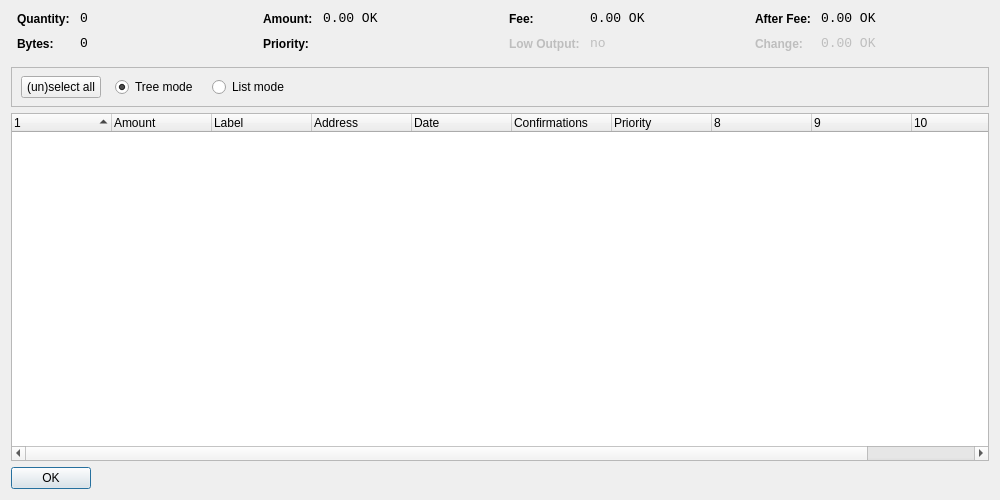
<?xml version="1.0" encoding="UTF-8"?>
<ui version="4.0">
 <class>CoinControlDialog</class>
 <widget class="QDialog" name="CoinControlDialog">
  <property name="geometry">
   <rect>
    <x>0</x>
    <y>0</y>
    <width>1000</width>
    <height>500</height>
   </rect>
  </property>
  <property name="windowTitle">
   <string>Coin Control</string>
  </property>
  <property name="styleSheet">
   <string notr="true"/>
  </property>
  <layout class="QVBoxLayout" name="verticalLayout">
   <item>
    <layout class="QHBoxLayout" name="horizontalLayoutTop" stretch="0,0,0,0">
     <property name="topMargin">
      <number>0</number>
     </property>
     <property name="bottomMargin">
      <number>10</number>
     </property>
     <item>
      <layout class="QFormLayout" name="formLayoutCoinControl1">
       <property name="horizontalSpacing">
        <number>10</number>
       </property>
       <property name="verticalSpacing">
        <number>10</number>
       </property>
       <property name="leftMargin">
        <number>6</number>
       </property>
       <property name="rightMargin">
        <number>6</number>
       </property>
       <item row="0" column="0">
        <widget class="QLabel" name="labelCoinControlQuantityText">
         <property name="styleSheet">
          <string notr="true">font-weight:bold;</string>
         </property>
         <property name="text">
          <string>Quantity:</string>
         </property>
        </widget>
       </item>
       <item row="0" column="1">
        <widget class="QLabel" name="labelCoinControlQuantity">
         <property name="font">
          <font>
           <family>Monospace</family>
           <pointsize>10</pointsize>
          </font>
         </property>
         <property name="cursor">
          <cursorShape>IBeamCursor</cursorShape>
         </property>
         <property name="contextMenuPolicy">
          <enum>Qt::ActionsContextMenu</enum>
         </property>
         <property name="text">
          <string notr="true">0</string>
         </property>
         <property name="textInteractionFlags">
          <set>Qt::LinksAccessibleByMouse|Qt::TextSelectableByKeyboard|Qt::TextSelectableByMouse</set>
         </property>
        </widget>
       </item>
       <item row="1" column="0">
        <widget class="QLabel" name="labelCoinControlBytesText">
         <property name="styleSheet">
          <string notr="true">font-weight:bold;</string>
         </property>
         <property name="text">
          <string>Bytes:</string>
         </property>
        </widget>
       </item>
       <item row="1" column="1">
        <widget class="QLabel" name="labelCoinControlBytes">
         <property name="font">
          <font>
           <family>Monospace</family>
           <pointsize>10</pointsize>
          </font>
         </property>
         <property name="cursor">
          <cursorShape>IBeamCursor</cursorShape>
         </property>
         <property name="contextMenuPolicy">
          <enum>Qt::ActionsContextMenu</enum>
         </property>
         <property name="text">
          <string notr="true">0</string>
         </property>
         <property name="textInteractionFlags">
          <set>Qt::LinksAccessibleByMouse|Qt::TextSelectableByKeyboard|Qt::TextSelectableByMouse</set>
         </property>
        </widget>
       </item>
      </layout>
     </item>
     <item>
      <layout class="QFormLayout" name="formLayoutCoinControl2">
       <property name="horizontalSpacing">
        <number>10</number>
       </property>
       <property name="verticalSpacing">
        <number>10</number>
       </property>
       <property name="leftMargin">
        <number>6</number>
       </property>
       <property name="rightMargin">
        <number>6</number>
       </property>
       <item row="0" column="0">
        <widget class="QLabel" name="labelCoinControlAmountText">
         <property name="styleSheet">
          <string notr="true">font-weight:bold;</string>
         </property>
         <property name="text">
          <string>Amount:</string>
         </property>
        </widget>
       </item>
       <item row="0" column="1">
        <widget class="QLabel" name="labelCoinControlAmount">
         <property name="font">
          <font>
           <family>Monospace</family>
           <pointsize>10</pointsize>
          </font>
         </property>
         <property name="cursor">
          <cursorShape>IBeamCursor</cursorShape>
         </property>
         <property name="contextMenuPolicy">
          <enum>Qt::ActionsContextMenu</enum>
         </property>
         <property name="text">
          <string notr="true">0.00 OK</string>
         </property>
         <property name="textInteractionFlags">
          <set>Qt::LinksAccessibleByMouse|Qt::TextSelectableByKeyboard|Qt::TextSelectableByMouse</set>
         </property>
        </widget>
       </item>
       <item row="1" column="0">
        <widget class="QLabel" name="labelCoinControlPriorityText">
         <property name="styleSheet">
          <string notr="true">font-weight:bold;</string>
         </property>
         <property name="text">
          <string>Priority:</string>
         </property>
        </widget>
       </item>
       <item row="1" column="1">
        <widget class="QLabel" name="labelCoinControlPriority">
         <property name="font">
          <font>
           <family>Monospace</family>
           <pointsize>10</pointsize>
          </font>
         </property>
         <property name="cursor">
          <cursorShape>IBeamCursor</cursorShape>
         </property>
         <property name="contextMenuPolicy">
          <enum>Qt::ActionsContextMenu</enum>
         </property>
         <property name="text">
          <string/>
         </property>
         <property name="textInteractionFlags">
          <set>Qt::LinksAccessibleByMouse|Qt::TextSelectableByKeyboard|Qt::TextSelectableByMouse</set>
         </property>
        </widget>
       </item>
      </layout>
     </item>
     <item>
      <layout class="QFormLayout" name="formLayoutCoinControl3">
       <property name="horizontalSpacing">
        <number>10</number>
       </property>
       <property name="verticalSpacing">
        <number>10</number>
       </property>
       <property name="leftMargin">
        <number>6</number>
       </property>
       <property name="rightMargin">
        <number>6</number>
       </property>
       <item row="0" column="0">
        <widget class="QLabel" name="labelCoinControlFeeText">
         <property name="styleSheet">
          <string notr="true">font-weight:bold;</string>
         </property>
         <property name="text">
          <string>Fee:</string>
         </property>
        </widget>
       </item>
       <item row="0" column="1">
        <widget class="QLabel" name="labelCoinControlFee">
         <property name="font">
          <font>
           <family>Monospace</family>
           <pointsize>10</pointsize>
          </font>
         </property>
         <property name="cursor">
          <cursorShape>IBeamCursor</cursorShape>
         </property>
         <property name="contextMenuPolicy">
          <enum>Qt::ActionsContextMenu</enum>
         </property>
         <property name="text">
          <string notr="true">0.00 OK</string>
         </property>
         <property name="textInteractionFlags">
          <set>Qt::LinksAccessibleByMouse|Qt::TextSelectableByKeyboard|Qt::TextSelectableByMouse</set>
         </property>
        </widget>
       </item>
       <item row="1" column="0">
        <widget class="QLabel" name="labelCoinControlLowOutputText">
         <property name="enabled">
          <bool>false</bool>
         </property>
         <property name="styleSheet">
          <string notr="true">font-weight:bold;</string>
         </property>
         <property name="text">
          <string>Low Output:</string>
         </property>
        </widget>
       </item>
       <item row="1" column="1">
        <widget class="QLabel" name="labelCoinControlLowOutput">
         <property name="enabled">
          <bool>false</bool>
         </property>
         <property name="font">
          <font>
           <family>Monospace</family>
           <pointsize>10</pointsize>
          </font>
         </property>
         <property name="cursor">
          <cursorShape>IBeamCursor</cursorShape>
         </property>
         <property name="contextMenuPolicy">
          <enum>Qt::ActionsContextMenu</enum>
         </property>
         <property name="text">
          <string notr="true">no</string>
         </property>
         <property name="textInteractionFlags">
          <set>Qt::LinksAccessibleByMouse|Qt::TextSelectableByKeyboard|Qt::TextSelectableByMouse</set>
         </property>
        </widget>
       </item>
      </layout>
     </item>
     <item>
      <layout class="QFormLayout" name="formLayoutCoinControl4">
       <property name="horizontalSpacing">
        <number>10</number>
       </property>
       <property name="verticalSpacing">
        <number>10</number>
       </property>
       <property name="leftMargin">
        <number>6</number>
       </property>
       <property name="rightMargin">
        <number>6</number>
       </property>
       <item row="0" column="0">
        <widget class="QLabel" name="labelCoinControlAfterFeeText">
         <property name="styleSheet">
          <string notr="true">font-weight:bold;</string>
         </property>
         <property name="text">
          <string>After Fee:</string>
         </property>
        </widget>
       </item>
       <item row="0" column="1">
        <widget class="QLabel" name="labelCoinControlAfterFee">
         <property name="font">
          <font>
           <family>Monospace</family>
           <pointsize>10</pointsize>
          </font>
         </property>
         <property name="cursor">
          <cursorShape>IBeamCursor</cursorShape>
         </property>
         <property name="contextMenuPolicy">
          <enum>Qt::ActionsContextMenu</enum>
         </property>
         <property name="text">
          <string notr="true">0.00 OK</string>
         </property>
         <property name="textInteractionFlags">
          <set>Qt::LinksAccessibleByMouse|Qt::TextSelectableByKeyboard|Qt::TextSelectableByMouse</set>
         </property>
        </widget>
       </item>
       <item row="1" column="0">
        <widget class="QLabel" name="labelCoinControlChangeText">
         <property name="enabled">
          <bool>false</bool>
         </property>
         <property name="styleSheet">
          <string notr="true">font-weight:bold;</string>
         </property>
         <property name="text">
          <string>Change:</string>
         </property>
        </widget>
       </item>
       <item row="1" column="1">
        <widget class="QLabel" name="labelCoinControlChange">
         <property name="enabled">
          <bool>false</bool>
         </property>
         <property name="font">
          <font>
           <family>Monospace</family>
           <pointsize>10</pointsize>
          </font>
         </property>
         <property name="cursor">
          <cursorShape>IBeamCursor</cursorShape>
         </property>
         <property name="contextMenuPolicy">
          <enum>Qt::ActionsContextMenu</enum>
         </property>
         <property name="text">
          <string notr="true">0.00 OK</string>
         </property>
         <property name="textInteractionFlags">
          <set>Qt::LinksAccessibleByMouse|Qt::TextSelectableByKeyboard|Qt::TextSelectableByMouse</set>
         </property>
        </widget>
       </item>
      </layout>
     </item>
    </layout>
   </item>
   <item>
    <widget class="QFrame" name="frame">
     <property name="minimumSize">
      <size>
       <width>0</width>
       <height>40</height>
      </size>
     </property>
     <property name="frameShape">
      <enum>QFrame::StyledPanel</enum>
     </property>
     <property name="frameShadow">
      <enum>QFrame::Sunken</enum>
     </property>
     <widget class="QWidget" name="horizontalLayoutWidget">
      <property name="geometry">
       <rect>
        <x>10</x>
        <y>0</y>
        <width>781</width>
        <height>41</height>
       </rect>
      </property>
      <layout class="QHBoxLayout" name="horizontalLayoutPanel" stretch="0,0,0,0">
       <property name="spacing">
        <number>14</number>
       </property>
       <item>
        <widget class="QPushButton" name="pushButtonSelectAll">
         <property name="sizePolicy">
          <sizepolicy hsizetype="Maximum" vsizetype="Fixed">
           <horstretch>0</horstretch>
           <verstretch>0</verstretch>
          </sizepolicy>
         </property>
         <property name="text">
          <string>(un)select all</string>
         </property>
        </widget>
       </item>
       <item>
        <widget class="QRadioButton" name="radioTreeMode">
         <property name="sizePolicy">
          <sizepolicy hsizetype="Maximum" vsizetype="Fixed">
           <horstretch>0</horstretch>
           <verstretch>0</verstretch>
          </sizepolicy>
         </property>
         <property name="text">
          <string>Tree mode</string>
         </property>
         <property name="checked">
          <bool>true</bool>
         </property>
        </widget>
       </item>
       <item>
        <widget class="QRadioButton" name="radioListMode">
         <property name="sizePolicy">
          <sizepolicy hsizetype="Maximum" vsizetype="Fixed">
           <horstretch>0</horstretch>
           <verstretch>0</verstretch>
          </sizepolicy>
         </property>
         <property name="text">
          <string>List mode</string>
         </property>
        </widget>
       </item>
       <item>
        <spacer name="horizontalSpacer">
         <property name="orientation">
          <enum>Qt::Horizontal</enum>
         </property>
         <property name="sizeHint" stdset="0">
          <size>
           <width>40</width>
           <height>20</height>
          </size>
         </property>
        </spacer>
       </item>
      </layout>
     </widget>
    </widget>
   </item>
   <item>
    <widget class="CoinControlTreeWidget" name="treeWidget">
     <property name="contextMenuPolicy">
      <enum>Qt::CustomContextMenu</enum>
     </property>
     <property name="sortingEnabled">
      <bool>false</bool>
     </property>
     <property name="columnCount">
      <number>11</number>
     </property>
     <attribute name="headerShowSortIndicator" stdset="0">
      <bool>true</bool>
     </attribute>
     <attribute name="headerStretchLastSection">
      <bool>false</bool>
     </attribute>
     <column>
      <property name="text">
       <string/>
      </property>
     </column>
     <column>
      <property name="text">
       <string>Amount</string>
      </property>
     </column>
     <column>
      <property name="text">
       <string>Label</string>
      </property>
     </column>
     <column>
      <property name="text">
       <string>Address</string>
      </property>
     </column>
     <column>
      <property name="text">
       <string>Date</string>
      </property>
     </column>
     <column>
      <property name="text">
       <string>Confirmations</string>
      </property>
      <property name="toolTip">
       <string>Confirmed</string>
      </property>
     </column>
     <column>
      <property name="text">
       <string>Priority</string>
      </property>
     </column>
     <column>
      <property name="text">
       <string/>
      </property>
     </column>
     <column>
      <property name="text">
       <string/>
      </property>
     </column>
     <column>
      <property name="text">
       <string/>
      </property>
     </column>
     <column>
      <property name="text">
       <string/>
      </property>
     </column>
    </widget>
   </item>
   <item>
    <widget class="QDialogButtonBox" name="buttonBox">
     <property name="sizePolicy">
      <sizepolicy hsizetype="Maximum" vsizetype="Fixed">
       <horstretch>0</horstretch>
       <verstretch>0</verstretch>
      </sizepolicy>
     </property>
     <property name="orientation">
      <enum>Qt::Horizontal</enum>
     </property>
     <property name="standardButtons">
      <set>QDialogButtonBox::Ok</set>
     </property>
    </widget>
   </item>
  </layout>
 </widget>
 <customwidgets>
  <customwidget>
   <class>CoinControlTreeWidget</class>
   <extends>QTreeWidget</extends>
   <header>coincontroltreewidget.h</header>
  </customwidget>
 </customwidgets>
 <resources/>
 <connections/>
</ui>
